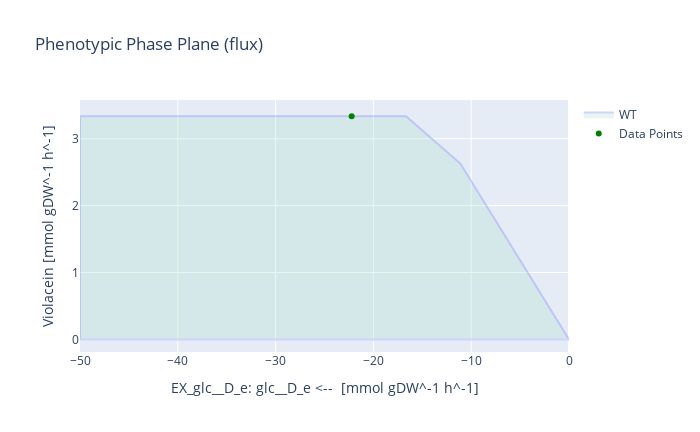

The notebook cell this image was saved under:
### Code cell
# With glucose as substrate
medium = model_M9_vio_fad.medium
with model_M9_vio_fad:
    model_M9_vio_fad.objective = model_M9_vio_fad.reactions.Growth
    growth_rate = model_M9_vio_fad.optimize().objective_value
    model_M9_vio_fad.objective = model_M9_vio_fad.reactions.Violacein
    violacein_production = model_M9_vio_fad.optimize().objective_value
    violacein_glc_yield = violacein_production / (-1*model_M9_vio_fad.reactions.EX_glc__D_e.flux)
    
    print('Growth rate for V. natriegens [h^-1]:', growth_rate)
    print('Max. violacein production [mmol gDW^-1 h^-1]:', violacein_production)
    print('Theoretical maximum yield [mmol_vio / mmol_glc]:', violacein_glc_yield)
    
    model_M9_vio_fad.reactions.EX_glc__D_e.bounds = -50,0
    result = phenotypic_phase_plane(model_M9_vio_fad, 
                                variables=[model_M9_vio_fad.reactions.EX_glc__D_e],
                                objective=model_M9_vio_fad.reactions.Violacein,
                                points=10)
    x = result.data_frame.EX_glc__D_e[result.data_frame.objective_upper_bound.idxmax()]
    y = result.data_frame.objective_upper_bound[result.data_frame.objective_upper_bound.idxmax()]
    result.plot(plotter, points=[(x,y)], points_colors=["green"])
    print("The optimal glucose uptake for Violacein flux is:", result.data_frame.EX_glc__D_e[result.data_frame.objective_upper_bound.idxmax()])

### Figure 1 — Plotly figure (JSON) as saved in the notebook; plotly's stock layout.template omitted (floating-point values rounded to 4 significant figures)
{"data": [{"fill": "toself", "fillcolor": "#B3E2CD", "hoverinfo": "none", "marker": {"line": {"color": "#B3E2CD"}, "opacity": 0.3}, "mode": "lines", "name": "WT", "opacity": 0.3, "type": "scatter", "x": [-50, -44.44, -38.89, -33.33, -27.78, -22.22, -16.67, -11.11, -5.556, 0, 0, -5.556, -11.11, -16.67, -22.22, -27.78, -33.33, -38.89, -44.44, -50, -50, -50], "y": [0, 0, 0, 0, 5.921e-16, 0, 0, 4.441e-16, 6.661e-16, 0, 0, 1.314, 2.628, 3.333, 3.333, 3.333, 3.333, 3.333, 3.333, 3.333, 0, 3.333]}, {"marker": {"color": ["green"]}, "mode": "markers", "name": "Data Points", "type": "scatter", "x": [-22.22], "y": [3.333]}], "layout": {"height": 432, "title": {"text": "Phenotypic Phase Plane (flux)"}, "width": 700, "xaxis": {"autorange": true, "range": [-50, 0], "title": {"text": "EX_glc__D_e: glc__D_e <--  [mmol gDW^-1 h^-1]"}, "type": "linear"}, "yaxis": {"autorange": true, "range": [-0.1883, 3.578], "title": {"text": "Violacein [mmol gDW^-1 h^-1]"}, "type": "linear"}}}
